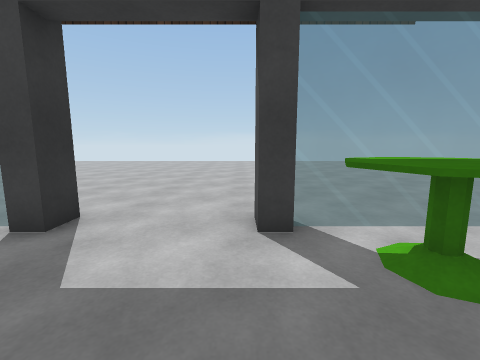
view 1 (above)

16 first-person views from a walk through a 3-D level made in the Unity game engine. The camera is 1.2 m above the floor, tilts 8° down and sees 90° across. The floor is counted in squares, 1 m on a side. Each view is taken from the middle of a square. On the plan, view 1 faces up. The plan holds only what a view shows up to about 12 squares ahead; the rest is blank. The place goes on beyond the plan. The player is left out. Surface patterns are stand-ins for the level's own textures.

view 2
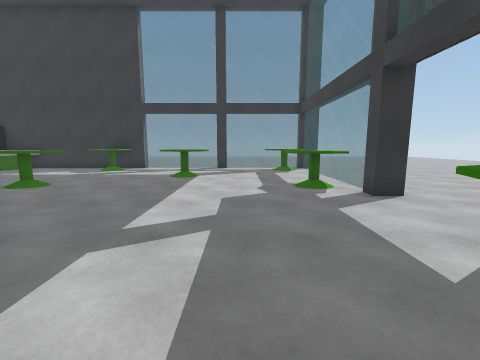

view 3
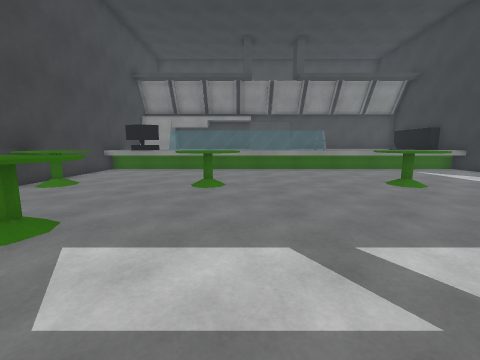

view 4
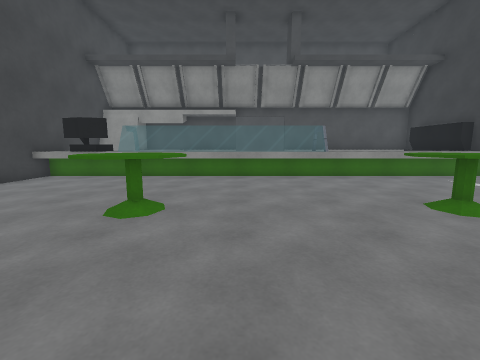

view 5
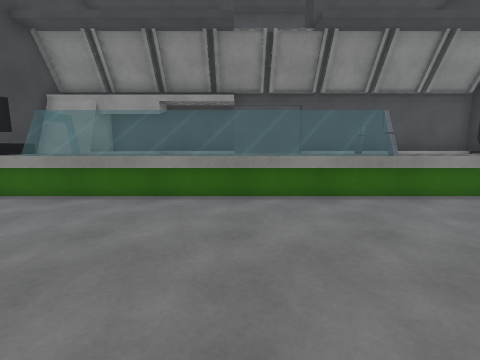

view 6
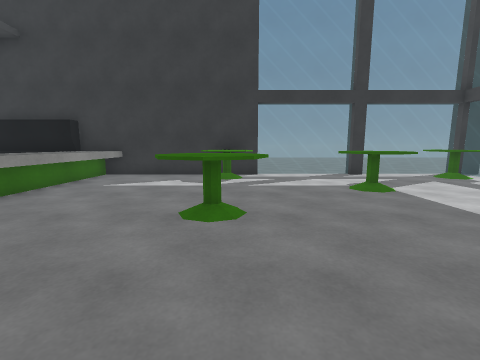

view 7
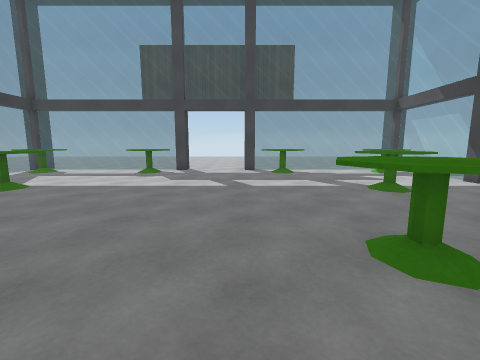

view 8
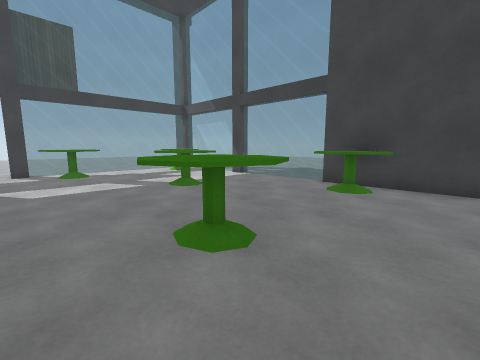

view 9
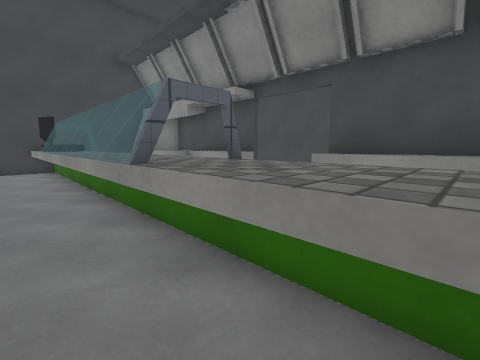

view 10
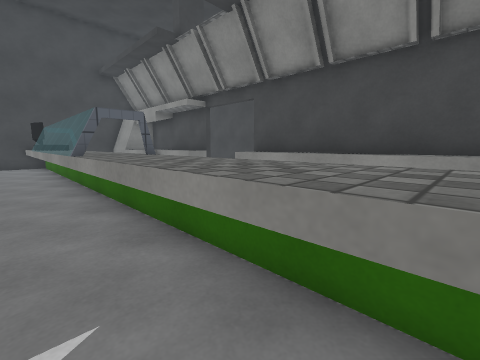

view 11
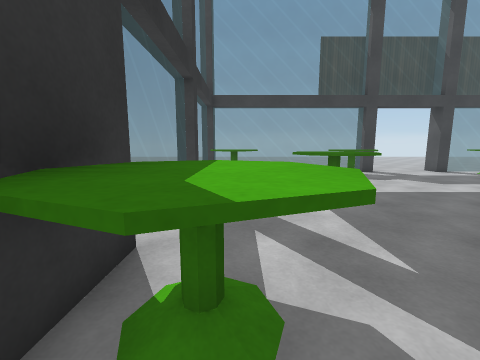

view 12
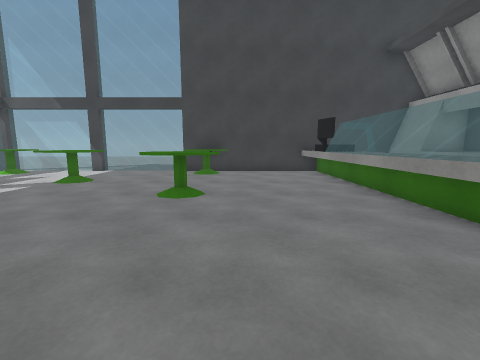

view 13
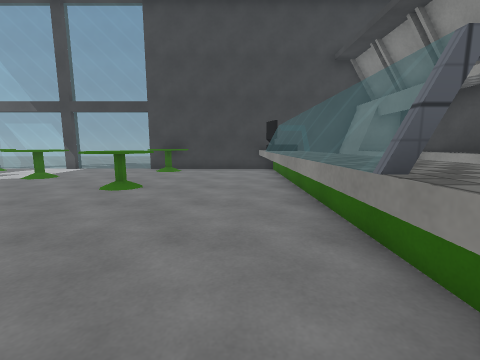

view 14
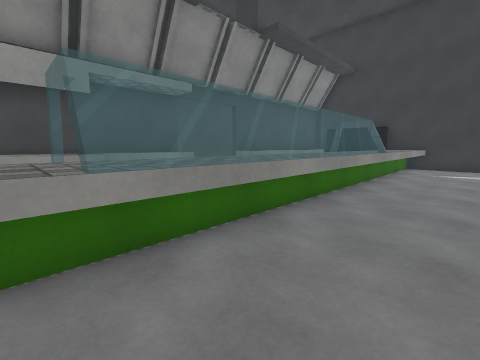

view 15
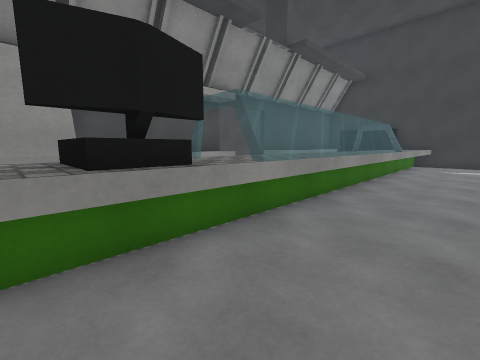

view 16
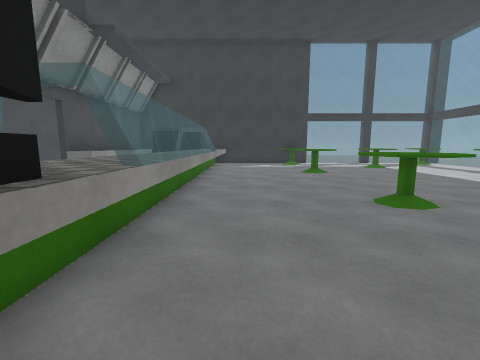

### Floor plan
Key: @ floor where view 1 was taken; # wall or solid block; . floor; = window, fence, low wall or low ledge; ^ raised ledge.
Columns run from 12 left of view 1 to 10 right of it. Each row starts with its distance up from view 1.
 12      ........  .....
 11      ........  .....
 10    .......... .......
  9    .......... .......
  8     ......... .......
  7      ........ ......
  6       .............
  5    ...............
  4   #......#...#...   #
  3 ..=======.....====  =
  2 ..=^#..^^....^^^..^^=
  1 ..=#...............#=
  0  .=.........@.......=
 -1 ..#.................#
 -2 ..=..^^.........^^..=.
 -3 ..=..^^.........^^..=..
 -4 ..=.................=..
 -5 ..=.................=.
 -6   #^...^^....^^^..^^#
 -7   #^...^^....^^^..^^#
 -8   #.................#
 -9   #.................#
-10   #.................#
-11   #^^^^^^========^#^#
-12   ^^^^^^^^^^^^^^^^^^#
-13   #^^^^^^^^^^^^^^^^^#
-14   #                 #
-15   #            =  ###
-16   #^^^^^^^   ^^^  ###
-17   #######^  #######

Where each view was taken, in squares from view 1:
view 1: 0 up, 0 right, facing up
view 2: 0 up, 3 right, facing left
view 3: 1 up, 1 right, facing down
view 4: 2 down, 0 right, facing down
view 5: 6 down, 0 right, facing down
view 6: 6 down, 0 right, facing left
view 7: 9 down, 0 right, facing up
view 8: 9 down, 0 right, facing up-right
view 9: 10 down, 6 left, facing down-right
view 10: 10 down, 9 left, facing down-right
view 11: 8 down, 9 left, facing up
view 12: 8 down, 4 left, facing right
view 13: 10 down, 5 left, facing right
view 14: 9 down, 5 right, facing down-left
view 15: 9 down, 7 right, facing down-left
view 16: 10 down, 7 right, facing left
